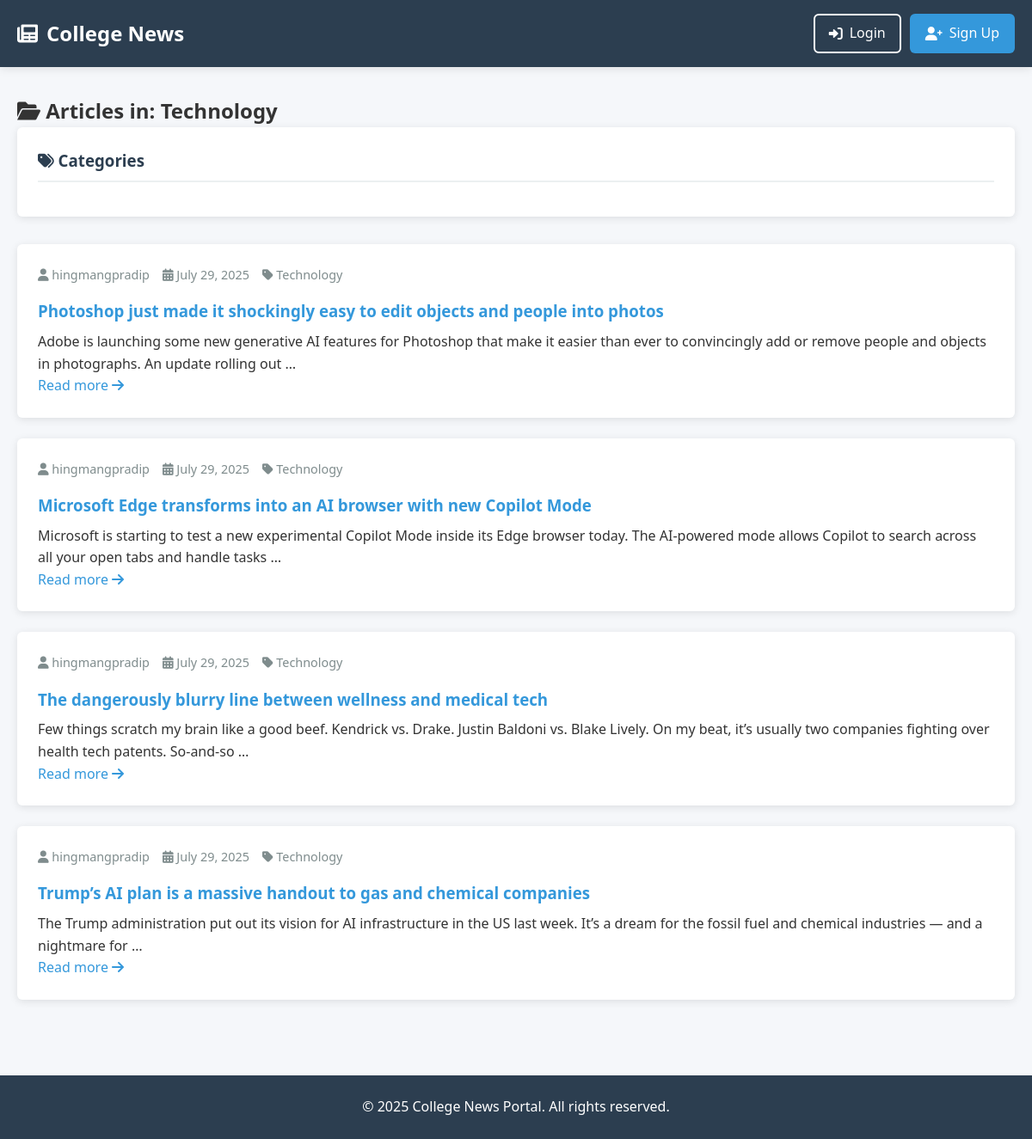
Page /category/technology/ on the earlier database version.
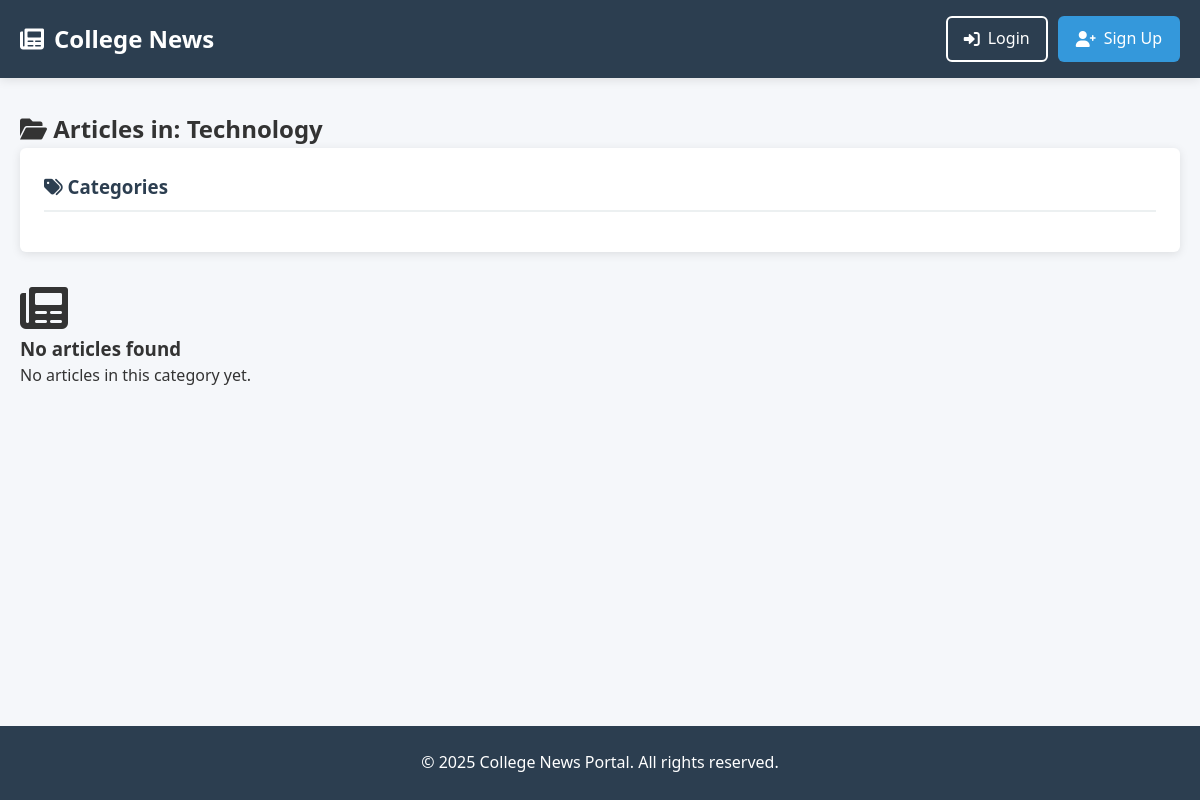
Same page on the later database version.
### news/models.py (models this page shows, shortened)
class Article(models.Model):
    title = models.CharField(max_length=200)
    content = models.TextField()
    category = models.ForeignKey(Category, on_delete=models.SET_NULL, null=True)
    author = models.ForeignKey(
        settings.AUTH_USER_MODEL,
        on_delete=models.CASCADE,
    )
    created_at = models.DateTimeField(auto_now_add=True)
    updated_at = models.DateTimeField(auto_now=True)
    def get_absolute_url(self):
        return reverse('article_detail', kwargs={'pk': self.pk})

class Category(models.Model):
    name = models.CharField(max_length=100, unique=True)
    slug = models.SlugField(max_length=100, unique=True, blank=True) # Add this field

### users/models.py (models this page shows)
class CustomUser(AbstractUser):
    ROLE_CHOICES = (
        ('student', 'Student'),
        ('teacher', 'Teacher'),
    )
    role = models.CharField(max_length=10, choices=ROLE_CHOICES, default='student')

### news/views.py (the view)
# urls.py: path('category/<slug:category_slug>/', CategoryArticleListView.as_view(), name='category_article_list'),
class CategoryArticleListView(ListView):
    model = Article
    template_name = 'news/article_list.html'  # We can reuse the same template
    context_object_name = 'articles'
    def get_queryset(self):
        self.category = get_object_or_404(Category, slug=self.kwargs['category_slug'])
        return Article.objects.filter(category=self.category).order_by('-created_at')
    def get_context_data(self, **kwargs):
        context = super().get_context_data(**kwargs)
        context['category'] = self.category
        return context

### templates/news/article_list.html (shortened to what this page needs)
{% extends 'base.html' %}
{% block content %}
<div class="content-header">
    {% if category %}
    <h2><i class="fas fa-folder-open"></i> Articles in: {{ category.name }}</h2>
    {% else %}
    <h2><i class="fas fa-newspaper"></i> Latest Articles</h2>
    {% endif %}
</div>
<div class="content-grid">
    <aside class="sidebar">
        <div class="category-list">
            <h3><i class="fas fa-tags"></i> Categories</h3>
        </div>
    </aside>
    <main class="article-list">
        {% for article in articles %}
        <article class="article-card">
            <div class="article-meta">
                <span><i class="fas fa-user"></i> {{ article.author.username }}</span>
                <span><i class="fas fa-calendar-alt"></i> {{ article.created_at|date:"F d, Y" }}</span>
                <span><i class="fas fa-tag"></i> {{ article.category.name }}</span>
            </div>
            <h3 class="article-title">
                <a href="{{ article.get_absolute_url }}">{{ article.title }}</a>
            </h3>
            <div class="article-excerpt">
                {{ article.content|truncatewords:30|linebreaks }}
            </div>
            <a href="{{ article.get_absolute_url }}" class="read-more">
                Read more <i class="fas fa-arrow-right"></i>
            </a>
        </article>
        {% empty %}
        <div class="empty-state">
            <i class="fas fa-newspaper fa-3x"></i>
            <h3>No articles found</h3>
            <p>{% if category %}No articles in this category yet.{% else %}No articles published yet.{% endif %}</p>
        </div>
        {% endfor %}
    </main>
</div>
{% endblock %}

Differences in the rows shown:
removed Article: author.username "hingmangpradip", created_at "July 29, 2025", category.name "Technology", title "Photoshop just made it shockingly easy to edit objects and people into photos", content "Adobe is launching some new generative AI features for Photoshop that make it easier than ever to convincingly add or remove people and objects in photographs. An update rolling out …"
removed Article: author.username "hingmangpradip", created_at "July 29, 2025", category.name "Technology", title "Microsoft Edge transforms into an AI browser with new Copilot Mode", content "Microsoft is starting to test a new experimental Copilot Mode inside its Edge browser today. The AI-powered mode allows Copilot to search across all your open tabs and handle tasks …"
removed Article: author.username "hingmangpradip", created_at "July 29, 2025", category.name "Technology", title "The dangerously blurry line between wellness and medical tech", content "Few things scratch my brain like a good beef. Kendrick vs. Drake. Justin Baldoni vs. Blake Lively. On my beat, it’s usually two companies fighting over health tech patents. So-and-so …"
removed Article: author.username "hingmangpradip", created_at "July 29, 2025", category.name "Technology", title "Trump’s AI plan is a massive handout to gas and chemical companies", content "The Trump administration put out its vision for AI infrastructure in the US last week. It’s a dream for the fossil fuel and chemical industries — and a nightmare for …"
Other differences:
text now shown: "No articles found No articles in this category yet."
